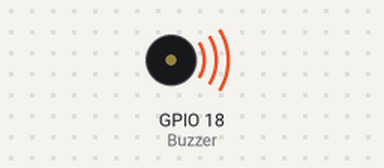
Simulated run of this program. Board: Raspberry Pi (BCM pin numbers). Shown: buzzer (waves = sounding, pin HIGH). What the program prints to the terminal is not drawn. At 7.5 s the program stops and its outputs stay as they are.

Above: at 0.63 s.
At 7.3 s:
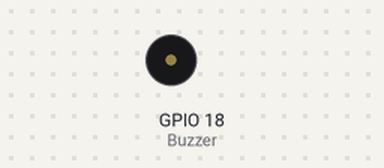
Timing chart, 0 to 8.8 s (numbered marks = the images above):
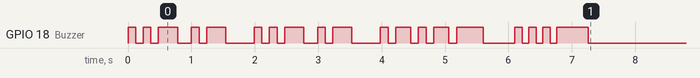

The program:

buzzer-song.py
```python
#!/usr/bin/env python3
"""Play an original, short sailing rhythm on the active buzzer at BCM GPIO18."""
from time import sleep

from gpiozero import Buzzer
from gpiozero.pins.lgpio import LGPIOFactory

# Fixed-pitch active buzzer: durations vary, rather than musical pitches.
# Each tuple is (sound duration, silence duration), in seconds.
PHRASE_A = [(0.12, 0.12), (0.12, 0.12), (0.30, 0.22), (0.12, 0.12), (0.30, 0.45)]
PHRASE_B = [(0.12, 0.12), (0.24, 0.12), (0.12, 0.12), (0.24, 0.12), (0.42, 0.50)]
FINALE = [(0.12, 0.10), (0.12, 0.10), (0.12, 0.10), (0.50, 0.20)]


def main():
    factory = LGPIOFactory(chip=0)
    try:
        with Buzzer(18, active_high=True, initial_value=False, pin_factory=factory) as buzzer:
            try:
                for sound, silence in PHRASE_A + PHRASE_A + PHRASE_B + FINALE:
                    buzzer.on()
                    sleep(sound)
                    buzzer.off()
                    sleep(silence)
            finally:
                buzzer.off()
    finally:
        factory.close()
    print('Sailing rhythm finished; buzzer switched off and GPIO released.')


if __name__ == '__main__':
    main()
```

Measured:
- by itself, GPIO 18 (Buzzer): LOW → HIGH at 0.00 s, → LOW 0.12 s later, → HIGH 0.12 s later, → LOW 0.12 s later, … (38 changes in this stretch)
